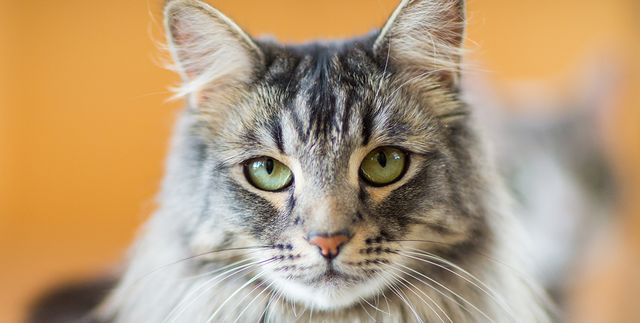
#> input picture Gaussian_Mixture_Model/images/cat.jpg, 640 x 323 px
$ python main.py
#> lines starting #> are read from the running program, lines starting #| are printed output that depends on the picture; long printed decimals are rounded
from PIL import Image
import numpy as np
import matplotlib.pyplot as plt
import time
import cv2

seed = int(time.time() / 1e3)
np.random.seed(seed)

BLACK_BOARDER_THICK = 10
WHITE_BOARDER_THICK = 10

image_file = "./images/cat.jpg"

im = Image.open(image_file)
#> im is the input picture: PIL image 640x323 RGB; mean R, G, B 182.1, 155.2, 121.4
im = np.asarray(im).copy()
H, W, _ = im.shape
#> H = 323; W = 640
im = cv2.resize(im, (int(W/3.45), int(H/3.45)))
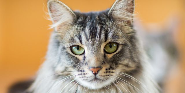
#> im: shape (93, 185, 3); mean R, G, B 182.1, 155.1, 121.4

def gaussian(x:np.ndarray, mu:np.ndarray, cov:np.ndarray):
    # x: (N, 3)
    # mu: (K, 3)
    # cov: (K, 3, 3)
    # return: (N, K), the pdf value of k Gaussians for each pixel

    N = x.shape[0]
    K = mu.shape[0]

    x_expanded = np.tile(x[:,None,:], (1,K,1)) # (N, K, 3)
    mu_expanded = np.tile(mu[None,...], (N,1,1)) # (N, K, 3)
    cov_expanded = np.tile(cov[None,...], (N,1,1,1)) # (N, K, 3, 3)

    scale_factor = 1.0 / np.sqrt((2*np.pi)**3 * np.linalg.det(cov_expanded)) # (N, K, 3, 3)
    diff = (x_expanded - mu_expanded)[...,None] # (N, K, 3, 1)
    exponent = -0.5 * (np.transpose(diff, (0,1,3,2)) @ np.linalg.inv(cov_expanded) @ diff) # (N, K, 1, 1)
    exponent = np.squeeze(exponent, axis=(2,3)) # (N, K)
    prob = scale_factor * np.exp(exponent) # (N, K)

    return prob

def cluster_init(x:np.ndarray, N, K):
    D = 5 / 255.0
    mu = np.zeros((K,3))
    mu[0] = x[np.random.randint(0,N,1)] # pick a random pixel as the first Guassian's mean

    for i in range(1,K):
        m = i # m = number of means chosen so far

        # -- find a pixel that is most different to all previously chosen means --
        x_expanded = np.tile(x[None,...], (m,1,1)) # (m, N, 3)
        mu_expanded = np.tile(mu[:m][:,None,:], (1,N,1)) # (m, N, 3)
        diff = np.abs(x_expanded - mu_expanded) # (m, N, 3)
        diff_sum = np.sum(diff, axis=(0,2)) # (N, )
        # -- we also need to make sure that the newly selected mean has distance at least D to every previous means --
        ok = False
        attempt = 0
        while not ok:
            if attempt >= (N-m):
                j = np.random.randint(0,N,1)
                break
            j = np.argmax(diff_sum) # the index of the pixel having the maximum difference to the previously selected means
            distances = np.sum(np.abs(mu[:m] - x[j]), axis=-1)
            ok = np.all(distances>D) # see if any previous mean has distance too close to the newly selected one
            if not ok:
                diff_sum[j] = -1
            attempt += 1

        mu[i] = x[j]

    cov = np.eye(3) * 0.1 # (3, 3)
    np.tile(cov[None,...], (K,1,1)) # (K, 3, 3)

    x_expanded = np.tile(x[:,None,:], (1,K,1)) # (N, K, 3)
    mu_expanded = np.tile(mu[None,...], (N,1,1)) # (N, K, 3)
    diff = np.sum(np.abs(x_expanded - mu_expanded), axis=-1) # (N, K)
    cluster_indexes = np.argmin(diff, axis=-1) # (N, ), the cluster index for each pixel
    cluster_indexes = np.tile(cluster_indexes[...,None], (1,K)).astype(np.uint32) # (N, K)
    comparator = np.arange(0,K,1).astype(np.uint32) # (K, )
    comparator = np.tile(comparator[None,...], (N,1)) # (N, K)
    association_mask = np.where(cluster_indexes==comparator, 1, 0)
    num_belonging = np.sum(association_mask, axis=0) # (K, )
    pi = num_belonging / N # (K, )

    return mu, cov, pi

def segmentation(c:np.ndarray, gmm_probs:np.ndarray, mu:np.ndarray):
    # c: (N, 3)
    # gmm_probs: (N, K)
    # mu: (K, 3)
    N, K = gmm_probs.shape

    seg = np.zeros_like(c)
    association = np.argmax(gmm_probs, axis=-1) # (N, )
    compare = np.tile(np.arange(0, K, 1)[None,...], (N,1)) # (N, K)
    association = np.tile(association[...,None], (1,K)) # (N, K)
    association_mask = np.where(compare==association, 1, 0) # (N, K)
    mu_extended = np.tile(mu[None,...], (N,1,1)) # (N, K, 3)
    seg = mu_extended[association_mask==1,...] # (N, 3)

    return seg

def GMM(image:np.ndarray, K:int, L:int):
    H, W, _ = image.shape
    c = image.reshape((-1,3)).astype(np.float32) / 255.0 # (N, 3)
    N = c.shape[0]

    # -- initializing K Gaussians --
    mu, cov, pi = cluster_init(c, N, K) # (K, 3), (K, 3, 3), (K, )
    print("==> Mu: \n", mu, "\n\n", "==> Cov: \n", cov, "\n\n", "==> Pi: \n", pi, "\n\n")

    # -- expectation maximization --
    for l in range(L):
        if l % 5 == 0:
            print("==> {}/{}".format(l,L))
        # -- compute the membership probabilities --
        pdfs = gaussian(c, mu, cov) # (N, K)
        pi = np.tile(pi[None,:], (N, 1)) # (N, K)
        p = pi * pdfs # (N, K)

        # -- segmentation --
        seg = segmentation(c, p, mu)
        seg = cv2.cvtColor((seg.reshape((H,W,3)) * 255).astype(np.uint8), cv2.COLOR_RGB2BGR)
        cv2.imshow("s", seg)
        cv2.waitKey(10)

        p_sums = np.sum(p, axis=1, keepdims=True) # (N, K)
        p_normalized = p / p_sums # (N, K)
        # print("==> W: \n",  w, "\n\n")

        # -- update the weights --
        pi = np.mean(p_normalized, axis=0) # (K, )

        # -- compute pixel contribution --
        w = p_normalized / np.sum(p_normalized, axis=0, keepdims=True) # (N, K), the normalized pixel weights per Gaussian
        # print(np.sum(w, axis=0))
        w = np.tile(w[...,None], (1,1,3)) # (N, K, 3)
        c_extended = np.tile(c[:,None,:], (1,K,1)) # (N, K, 3)

        # -- update the means --
        mu = np.sum(w * c_extended, axis=0) # (K, 3)

        # -- update the covariances --
        mu_extended = np.tile(mu[None,...], (N,1,1)) # (N, K, 3)
        diff = (c_extended - mu_extended)[...,None] # (N, K, 3, 1)
        # [4 lines of commented-out code are left out]
        cov = diff @ np.transpose(diff, (0,1,3,2)) # (N, K, 3, 3)
        # print(cov[W*15+16])
        # print(cov[W*8+2])
        cov = np.tile(w[...,None], (1,1,1,3)) * cov # (N, K, 3, 3)
        cov = np.sum(cov, axis=0) # (K, 3, 3)
        for k in range(K):
            if np.linalg.matrix_rank(cov[k]) == 3:
                continue
            print("==> Singular covariance at {}".format(k))
            cov[k] = cov[k] + np.eye(3) * 0.15

        # print("==> Mu: \n", (mu*255).astype(np.uint8), "\n\n", "==> Cov: \n", cov, "\n\n", "==> Pi: \n", pi, "\n\n")
    # -- segmentation --
    seg = segmentation(c, p, mu)
    seg = cv2.cvtColor((seg.reshape((H,W,3)) * 255).astype(np.uint8), cv2.COLOR_RGB2BGR)

    return seg

fig = plt.figure()

seg = GMM(im, 5, 55)
#> after the loop in cluster_init, `for i in range(1,K):`: mu = [[0.549, 0.467, 0.353], [0.976, 0.973, 0.996], [0.0235, 0.00392, 0], [0.976, 0.969, 0.976], [0.0471, 0.00784, 0.00392]]
#> in cluster_init, `cluster_indexes = np.argmin(diff, axis=-1)`: cluster_indexes = 17205 values, max 4 at index 2509, min 0 at index 0, mean 0.85
#> in cluster_init, `num_belonging = np.sum(association_mask, axis=0)`: num_belonging = [12567, 11, 4, 3894, 729]
#> in cluster_init, `pi = num_belonging / N`: pi = [0.73, 0.000639, 0.000232, 0.226, 0.0424]
#> in GMM, `mu, cov, pi = cluster_init(c, N, K)`: cov = [[0.1, 0, 0], [0, 0.1, 0], [0, 0, 0.1]]; pi = [0.73, 0.000639, 0.000232, 0.226, 0.0424]
#| ==> Mu:
#|  [[0.549 0.4667 0.3529]
#|  [0.9765 0.9725 0.9961]
#|  [0.02353 0.003922 0.        ]
#|  [0.9765 0.9686 0.9765]
#|  [0.04706 0.007843 0.003922]]
#|  ==> Cov:
#|  [[0.1 0.  0. ]
#|  [0.  0.1 0. ]
#|  [0.  0.  0.1]]
#|  ==> Pi:
#|  [7.30427201e-01 6.39349026e-04 2.32490555e-04 2.26329555e-01
#> (further printed lines are left out)
#> the loop in GMM, `for l in range(L):` made 55 passes
#> pass 1, in GMM, `seg = cv2.cvtColor((seg.reshape((H,W,3)) * 255).astype(np.uint8), cv2...`:
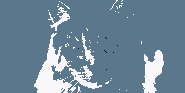
#> seg: shape (93, 185, 3); mean R, G, B 110.5, 135.5, 154
#> pass 2, in GMM, `seg = cv2.cvtColor((seg.reshape((H,W,3)) * 255).astype(np.uint8), cv2...`:
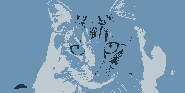
#> seg: shape (93, 185, 3); mean R, G, B 123.2, 155.8, 181.2
#> pass 3, in GMM, `seg = cv2.cvtColor((seg.reshape((H,W,3)) * 255).astype(np.uint8), cv2...`:
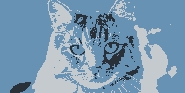
#> seg: shape (93, 185, 3); mean R, G, B 122.2, 153.3, 178.4
#> in GMM, `seg = cv2.cvtColor((seg.reshape((H,W,3)) * 255).astype(np.uint8), cv2...`:
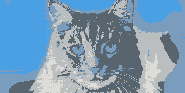
#> seg: shape (93, 185, 3); mean R, G, B 121.5, 154.8, 181

seg = cv2.resize(seg, (W, H))
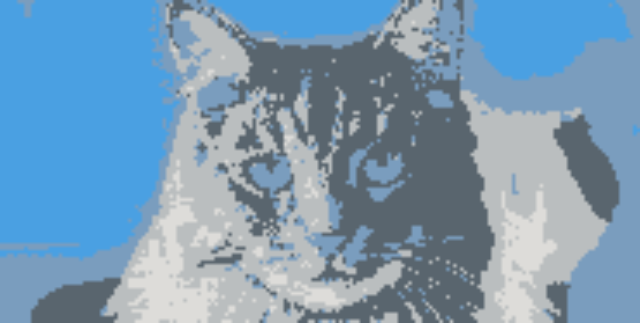
#> seg: shape (323, 640, 3); mean R, G, B 121.5, 154.8, 181
cv2.imwrite(image_file.replace("images/", "results/"), seg)
cv2.destroyAllWindows()

$ run again, with Gaussian_Mixture_Model/images/dog.jpeg copied over Gaussian_Mixture_Model/images/cat.jpg
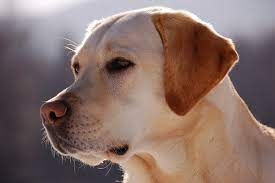
#> input picture Gaussian_Mixture_Model/images/dog.jpeg, 275 x 183 px
#> im is the input picture: PIL image 275x183 RGB; mean R, G, B 134.3, 110.7, 104.3
#> im: shape (53, 79, 3)
#> after the loop in cluster_init, `for i in range(1,K):`: mu = [[0.627, 0.463, 0.333], [0.988, 0.984, 0.996], [0.0235, 0.00392, 0.0157], [0.996, 0.996, 0.973], [0.0431, 0.00392, 0]]
#> cluster_indexes = 4187 values, max 4 at index 599, min 0 at index 69, mean 1
#> num_belonging = [3023, 11, 1, 433, 719]
#> in cluster_init, `pi = num_belonging / N`: pi = [0.722, 0.00263, 0.000239, 0.103, 0.172]
#> in GMM, `mu, cov, pi = cluster_init(c, N, K)`: cov = [[0.1, 0, 0], [0, 0.1, 0], [0, 0, 0.1]]; pi = [0.722, 0.00263, 0.000239, 0.103, 0.172]
#| ==> Mu:
#|  [[0.6275   0.4627  0.3333]
#|  [0.9882 0.9843 0.9961]
#|  [0.02353 0.003922 0.01569]
#|  [0.9961 0.9961 0.9725]
#|  [0.04314 0.003922 0.        ]]
#> (further printed lines are left out)
#> the loop in GMM, `for l in range(L):` made 55 passes
#> pass 1, in GMM, `seg = cv2.cvtColor((seg.reshape((H,W,3)) * 255).astype(np.uint8), cv2...`:
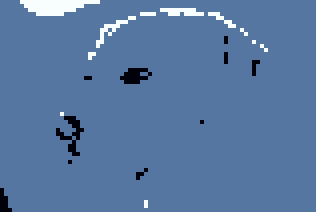
#> seg: shape (53, 79, 3) (shown 4 times larger); mean R, G, B 87.9, 119.5, 159.8
#> `seg = cv2.resize(seg, (W, H))`:
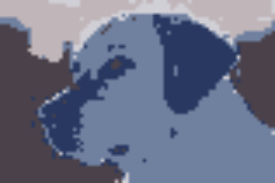
#> seg: shape (183, 275, 3); mean R, G, B 104.1, 110.5, 133.6
